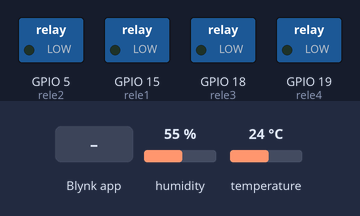
Recording of a sketch running on a simulated ESP32. On the bench: switched loads named in the sketch (green lamp = pin HIGH). Inputs (shaded band) come from the test bench; at power-on: humidity 55 %, temperature 24 °C. WiFi joins after 1.5 s; servers stay silent unless stated; what the sketch prints to the serial monitor is not drawn.

Above: at 3.0 s.
3.1 s: Blynk app writes 1 to V0
At 5.3 s:
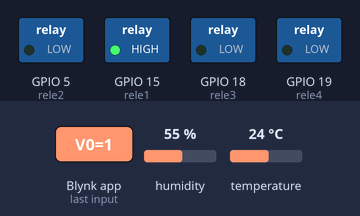
5.8 s: Blynk app writes 1 to V1
At 6.5 s:
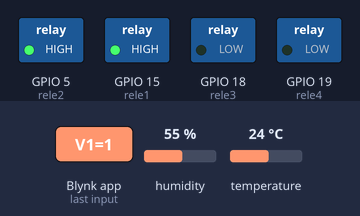
8.5 s: Blynk app writes 0 to V0
At 11.1 s:
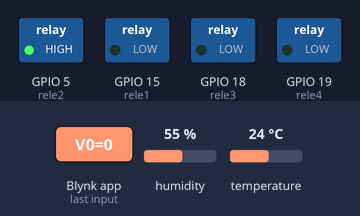
11.4 s: Blynk app writes 1 to V2
At 12.5 s:
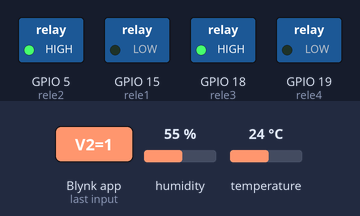
14.1 s: Blynk app writes 200 to V0
At 17.1 s:
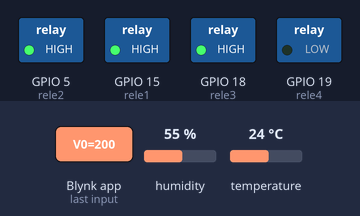
17.4 s: Blynk app writes 0 to V1
At 18.5 s:
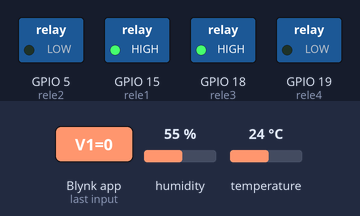
Timing chart, 0 to 20.4 s (numbered marks = the images above; inputs shaded):
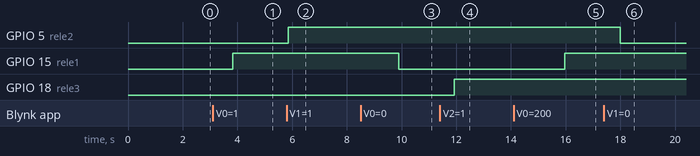

Measured:
- after the input at 3.1 s, GPIO 15 (rele1): LOW → HIGH after 0.73 s
- after the input at 5.8 s, GPIO 5 (rele2): LOW → HIGH after 0.05 s
- after the input at 8.5 s, GPIO 15 (rele1): HIGH → LOW after 1.4 s
- after the input at 11.4 s, GPIO 18 (rele3): LOW → HIGH after 0.52 s
- after the input at 14.1 s, GPIO 15 (rele1): LOW → HIGH after 1.9 s
- after the input at 17.4 s, GPIO 5 (rele2): HIGH → LOW after 0.60 s

The sketch:

House_David.ino
```cpp
#define BLYNK_TEMPLATE_ID "TMPLF6s_03Lz"
#define BLYNK_DEVICE_NAME "David House"
#define BLYNK_AUTH_TOKEN "AjA3irKeEr3r9W5BYg5GrqhJ61wXHEY1"

#define DHTTYPE DHT11
#define DHTPIN 4
#define BLYNK_PRINT Serial
#include "DHT.h"
#include "WiFi.h"
#include "WiFiClient.h"
#include "BlynkSimpleEsp32.h"

DHT dht(DHTPIN, DHTTYPE);

char auth[] = BLYNK_AUTH_TOKEN;

char ssid[] = "David";
char pass[] = "david1735";

int rele1 = 15;
int rele2 = 5;
int rele3 = 18;
int rele4 = 19;


void sendSensor(){
  float h = dht.readHumidity();
  float t = dht.readTemperature();
  Blynk.virtualWrite(V6,h);
  Blynk.virtualWrite(V7,t);
  delay(2000);
}


BLYNK_WRITE(V0){
  int value = param.asInt();
  digitalWrite(rele1,value);
}

BLYNK_WRITE(V1){
  int value = param.asInt();
  digitalWrite(rele2,value);
}

BLYNK_WRITE(V2){
  int value = param.asInt();
  digitalWrite(rele3,value);
}

BLYNK_WRITE(V3){
  int value = param.asInt();
  digitalWrite(rele4,value);
}


void setup() {
 Serial.begin(115200);
 Serial.println(F("DHTxx test!"));
 dht.begin();
 pinMode(rele1,OUTPUT);
 pinMode(rele2,OUTPUT);
 pinMode(rele3,OUTPUT);
 pinMode(rele4,OUTPUT);

 Blynk.begin(auth,ssid,pass);


}

void loop() {
  Blynk.run();
  sendSensor();
}
```
